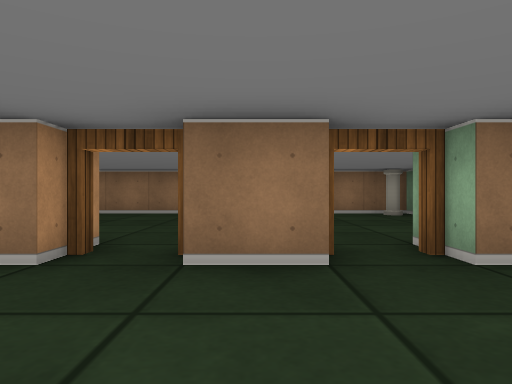
[1] (above)

22 first-person views from a walk through a cub3D ray-caster map. The camera is about half as high as the walls, looks level and sees 70° across. The floor is counted in squares. Each view is taken from the middle of a square. On the plan, view 1 faces up. The plan holds only what a view shows up to about 9 squares ahead; the rest is blank.

[2]
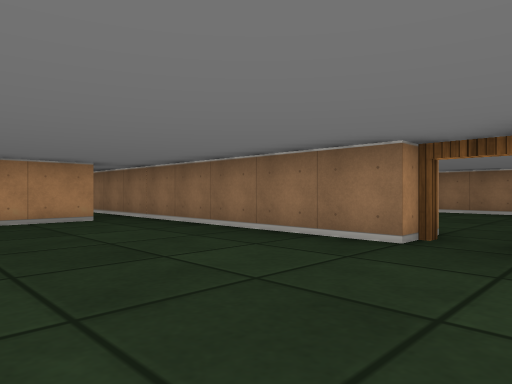

[3]
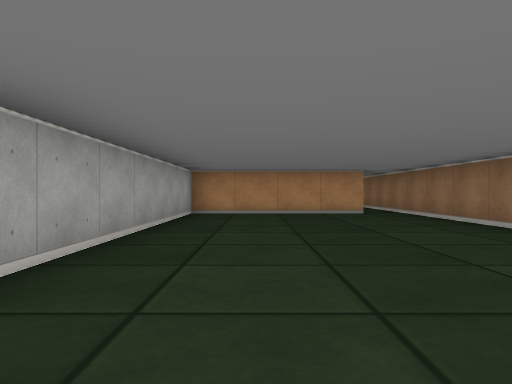

[4]
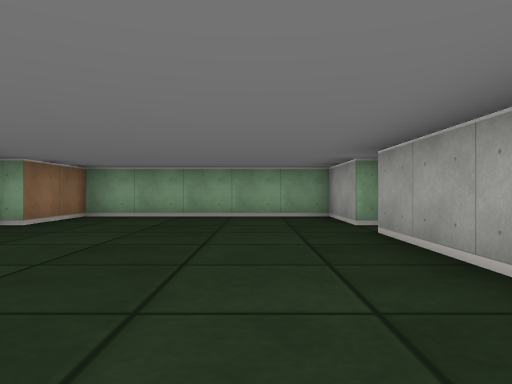

[5]
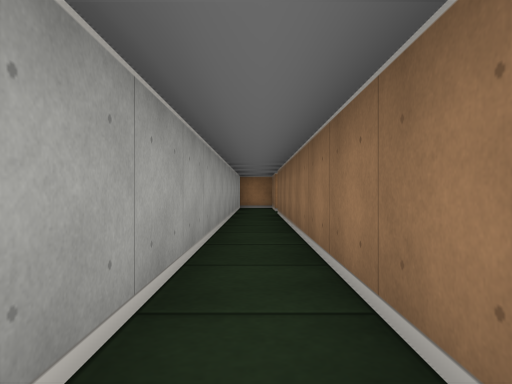

[6]
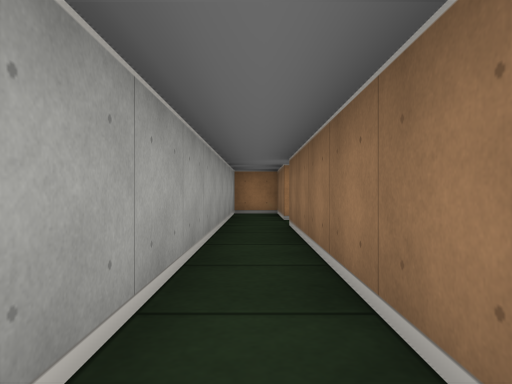

[7]
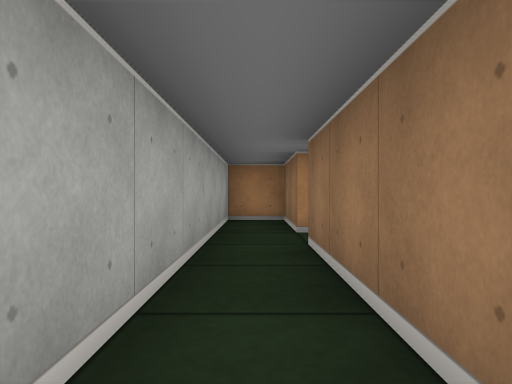

[8]
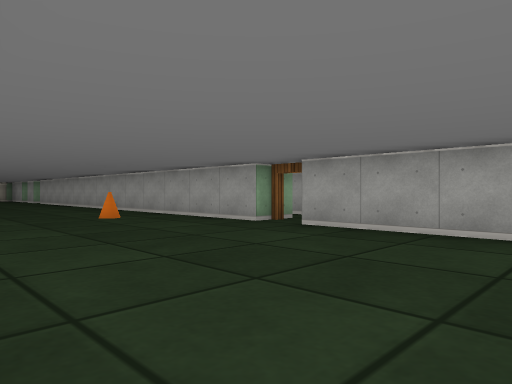

[9]
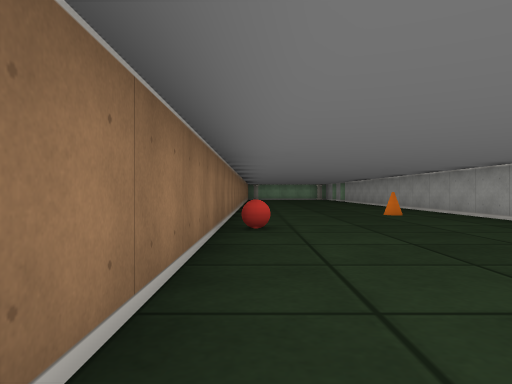

[10]
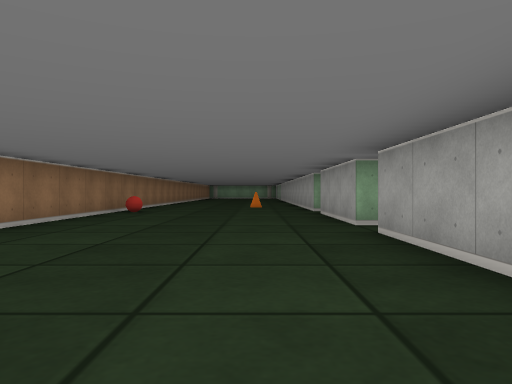

[11]
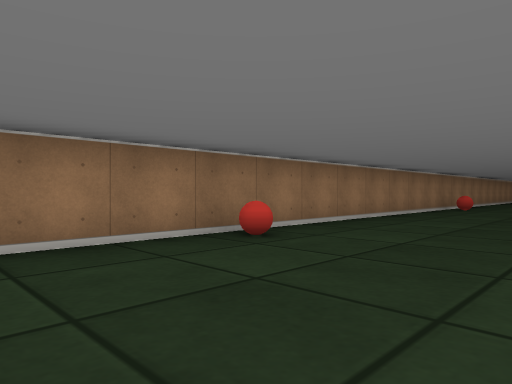

[12]
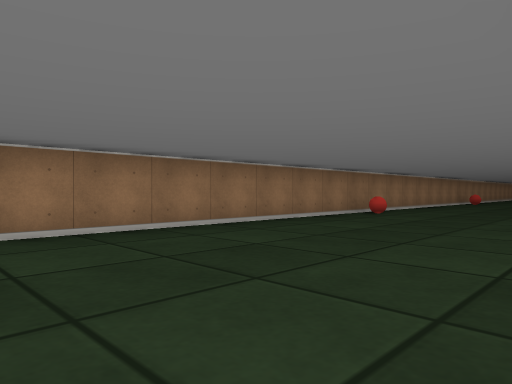

[13]
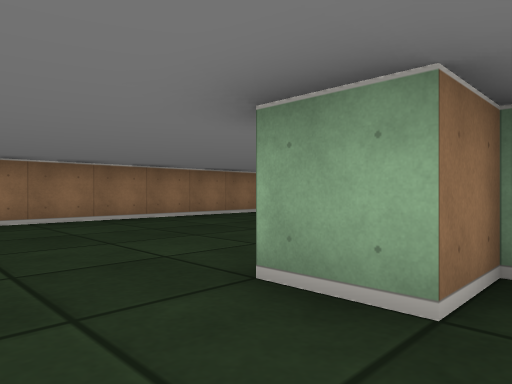

[14]
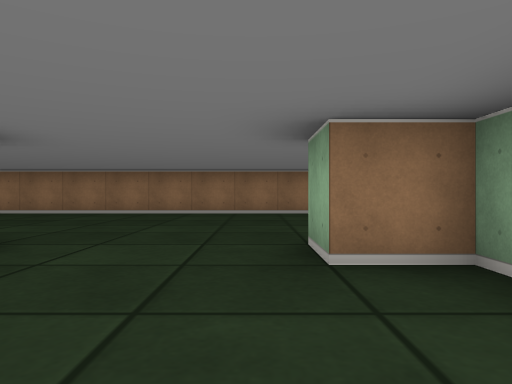

[15]
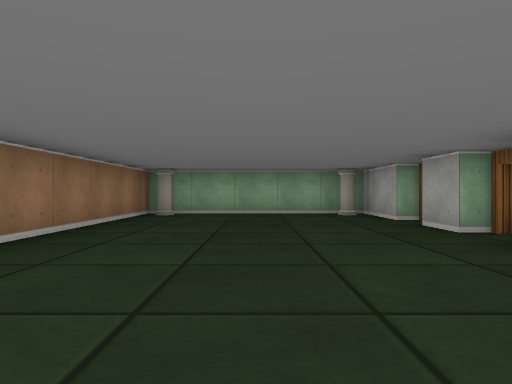

[16]
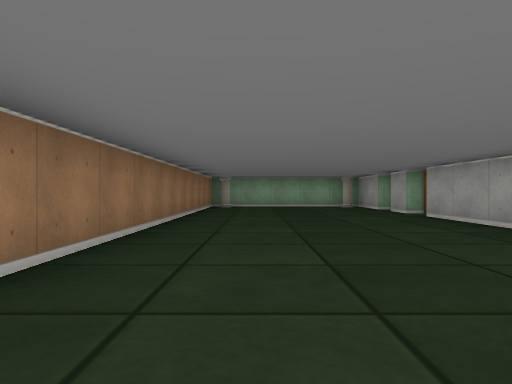

[17]
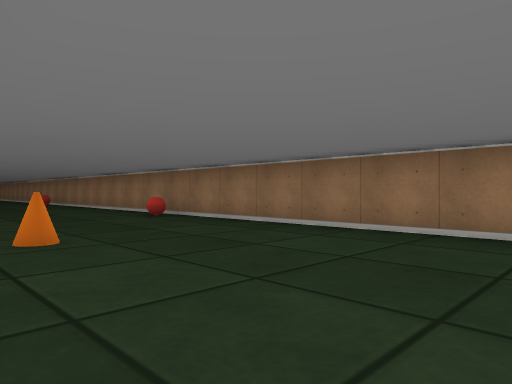

[18]
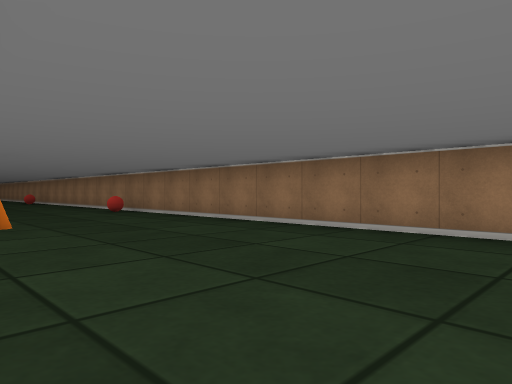

[19]
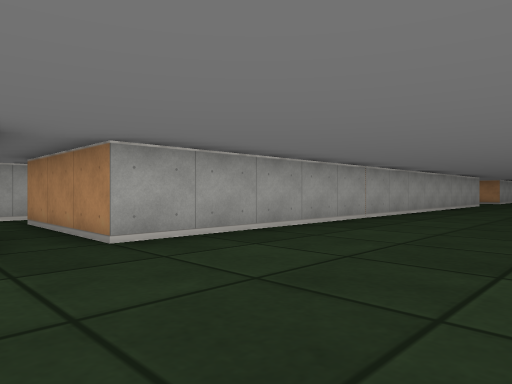

[20]
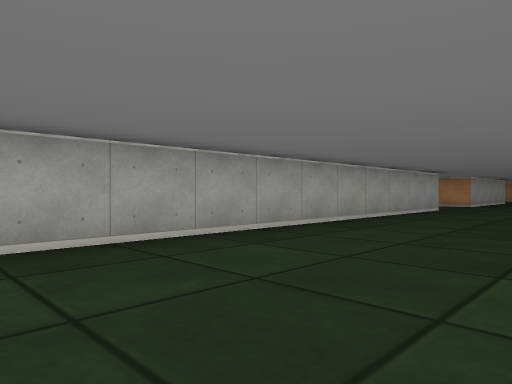

[21]
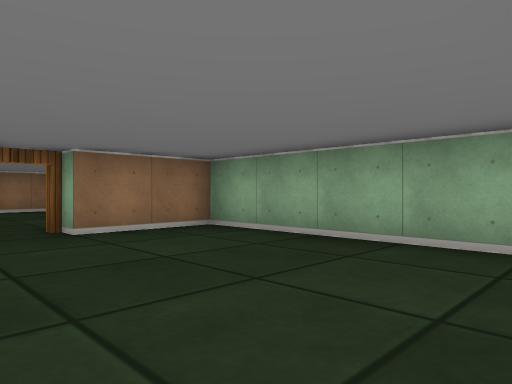

[22]
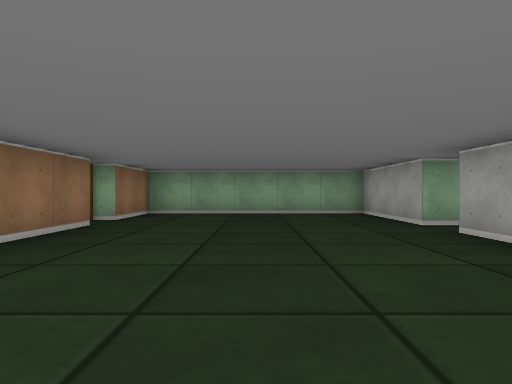

### Floor plan
Points are (right, up) in squares from view 1. A wall is a line through its corners. A room is listed if a view was taken in it or the views show most of it. See-through windows are left out.
Room 1 (views 1, 2, 3, 4, 5, 6, 7)
walls: (-1.5, 2.5) (-14.5, 2.5); (0.5, 2.5) (-0.5, 2.5); (1.5, -2.5) (3.5, -2.5) (3.5, 2.5) (1.5, 2.5); (-15.5, 2.5) (-17.5, 2.5) (-17.5, 1.5) (-6.5, 1.5) (-6.5, -2.5) (0.5, -2.5)
ways out: open door at (-15, 3) to room 2; open door at (-1, 3) to room 2; open door at (1, 3) to room 2; open door at (1, -3) to room 3
Room 2 (views 8, 9, 10, 11, 12, 13, 14, 15, 16, 17, 18, 19, 20)
walls: (-18.5, 3.5) (-15.5, 3.5); (-14.5, 3.5) (-10.8, 3.5); (-31.2, 3.5) (-19.5, 3.5); (-31.4, 2.5) (-32.5, 2.5) (-32.5, 3.5); (-4, 3.5) (-1.5, 3.5); (-0.5, 3.5) (0.5, 3.5); (1.5, 3.5) (3.5, 3.5) (3.5, 8.5) (-39, 8.5)
ways out: open door at (-15, 3) to room 1; open door at (-1, 3) to room 1; open door at (1, 3) to room 1; opening at (-19, 3)
objects: ball (-23, 8); ball (-15, 8); cone (-12, 5); pillar (3, 4); pillar (3, 8)
Room 3 (views 21, 22)
walls: (-1.5, -8.5) (-0.5, -8.5); (0.5, -8.5) (3.5, -8.5) (3.5, -3.5) (1.5, -3.5); (0.5, -3.5) (-1.5, -3.5)
ways out: open door at (1, -3) to room 1; opening at (0, -9)

Positions as (right, up) in squares from view 1, and headings:
1: (0, 0), facing up
2: (0, -1), facing up-left
3: (2, -1), facing left
4: (-4, -1), facing right
5: (-6, 2), facing left
6: (-9, 2), facing left
7: (-11, 2), facing left
8: (-19, 8), facing down-right
9: (-20, 8), facing right
10: (-24, 5), facing right
11: (-26, 5), facing up-right
12: (-31, 4), facing up-right
13: (-34, 2), facing up-right
14: (-33, 0), facing up
15: (-5, 6), facing right
16: (-9, 7), facing right
17: (-8, 4), facing up-left
18: (-6, 4), facing up-left
19: (-18, 7), facing down-left
20: (-22, 7), facing down-left
21: (0, -8), facing up-right
22: (-5, -6), facing right
